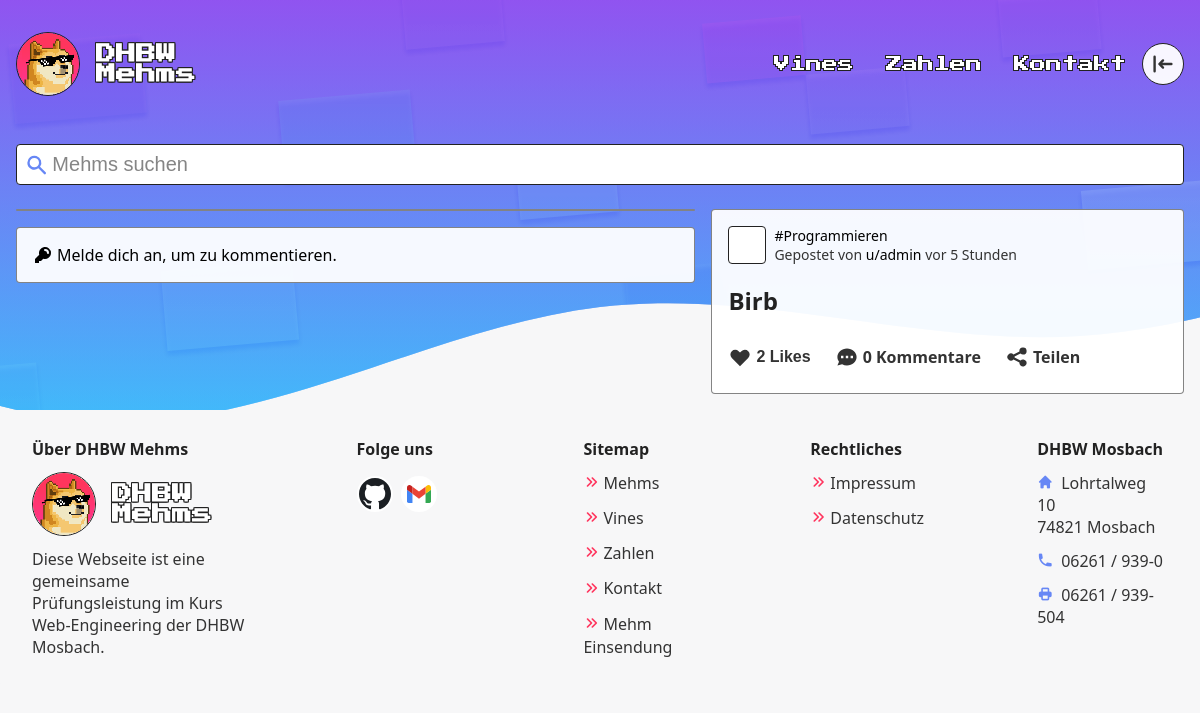
Before: /php/mehm.php?id=1 with the older database file.
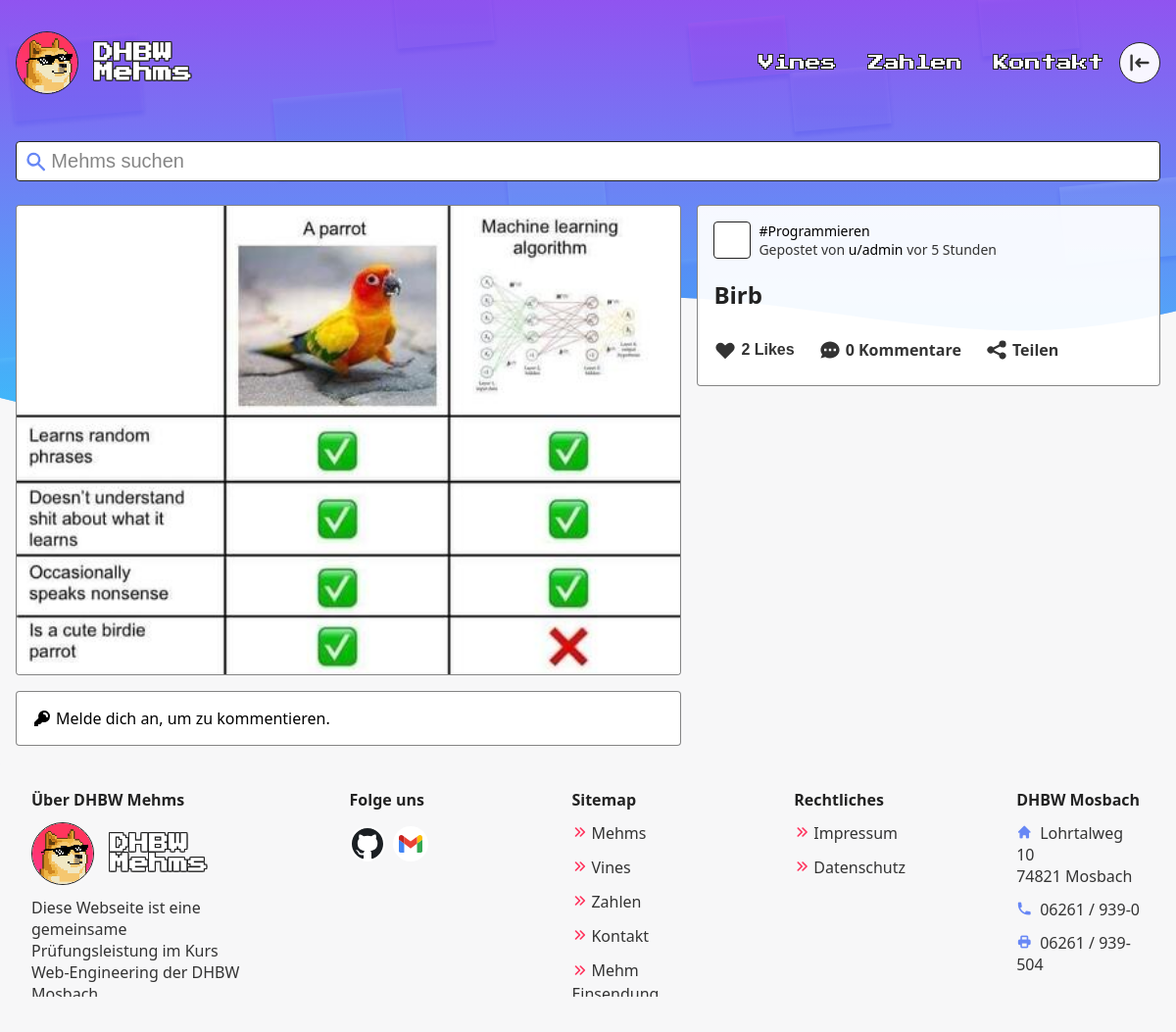
After: the same page with the newer database file.
### tables this page shows
CREATE TABLE likes
(
    MehmID integer,
    UserID integer,
    PRIMARY KEY (MehmID, UserID),
    FOREIGN KEY (MehmID) REFERENCES mehms (ID) ON DELETE CASCADE,
    FOREIGN KEY (UserID) REFERENCES users (ID) ON DELETE CASCADE
);

CREATE TABLE users
(
    ID       integer PRIMARY KEY AUTO_INCREMENT,
    Name     text UNIQUE NOT NULL,
    Password text        NOT NULL,
    Type     text        NOT NULL
);

CREATE TABLE mehms
(
    ID          integer PRIMARY KEY AUTO_INCREMENT,
    UserID      integer NOT NULL,
    Path        text    NOT NULL UNIQUE,
    Title       text    NOT NULL,
    Type        text,
    Description text,
    Visible     boolean DEFAULT FALSE,
    VisibleOn   timestamp,
    FOREIGN KEY (UserID) REFERENCES Users (ID) ON DELETE CASCADE
);

### php/scripts/database.php (called while the page is built, shortened)
<?php
class Database {
  public PDO $database;
  public function connectToDatabase(string $ROOT) {
    $mysql_host = "localhost";
    $mysql_database = "main";
    $mysql_user = "root";
    $mysql_password = "";
    try {
      $this->database = new PDO("mysql:host=$mysql_host;dbname=$mysql_database", $mysql_user, $mysql_password);
    } catch (PDOException $exception) {
      $this->setupDatabase($ROOT, new PDO("mysql:host=$mysql_host;dbname=", $mysql_user, $mysql_password));
      $this->database = new PDO("mysql:host=$mysql_host;dbname=$mysql_database", $mysql_user, $mysql_password);
    }
  }
  public function getMehm(int $id, bool $admin): array {
    $query = 'SELECT *, count(l.MehmID) AS likeCount, mehms.Type AS Type, mehms.ID AS ID, mehms.UserID as UID
      FROM mehms
      LEFT JOIN users u ON mehms.UserID = u.ID
      LEFT JOIN likes l ON mehms.ID = l.MehmID
      WHERE mehms.ID =' . $id;
    if (!$admin) {
      $query .= ' AND Visible = TRUE';
    }
    try {
      $result = $this->database->query($query)->fetchAll();
      return $result[0];
    } catch (PDOException $e) {
      return [];
    }
  }
  public function getComments(int $id): array {
    $query = 'SELECT u.Name AS Name, Comment, u.ID as UID, Timestamp, comments.ID as ID
            FROM comments
            LEFT JOIN users u ON comments.UserID = u.ID
            WHERE MehmID = ' . $id . '
            ORDER BY Timestamp DESC';
    try {
      return $this->database->query($query)->fetchAll();
    } catch (PDOException $e) {
      return [];
    }
  }
}

### php/mehm.php (the view, shortened to what this page needs)
<!DOCTYPE html>
<html lang="de">
<head>
  <link rel="stylesheet" href="../css/toolbar.css">
  <link rel="stylesheet" href="../css/mehm.css">
  <?php include("includes/meta.php"); ?>
</head>
<body>
  <?php
  require_once 'scripts/database.php';
  $db = new Database();
  function timeElapsedString(string $datetime, int $level = 1): string {
    $now = new DateTime;
    $ago = new DateTime($datetime);
    $diff = $now->diff($ago);
    $diff->w = floor($diff->d / 7);
    $diff->d -= $diff->w * 7;
    $string = array(
      'y' => ["Jahr", "Jahren"],
      'm' => ["Monat", "Monaten"],
      'w' => ["Woche", "Wochen"],
      'd' => ["Tag", "Tagen"],
      'h' => ["Stunde", "Stunden"],
      'i' => ["Minute", "Minuten"],
      's' => ["Sekunde", "Sekunden"],
    );
    foreach ($string as $k => &$v) {
      if ($diff->$k) {
        $v = $diff->$k . ' ' . ($diff->$k > 1 ? $v[1] : $v[0]);
      } else {
        unset($string[$k]);
      }
    }
    $string = array_slice($string, 0, $level);
    return $string ? 'vor ' . implode(', ', $string) : 'gerade eben';
  }
  $id = $_GET["id"] ?? "";
  $isAdmin = isset($_SESSION) && $_SESSION["usertype"] == 1;
  $mehm = $db->getMehm($id, $isAdmin);
  $comments = $db->getComments($id);
  $commentCount = count($comments);
  include("includes/header.php");
  $isLogedin = isset($_SESSION["loggedIn"]) && $_SESSION['loggedIn'] === true;
  $isAdmin = $isLogedin && $_SESSION["usertype"] == 1;
  $isPrivileged = $isLogedin && $_SESSION['id'] == $mehm['UID'] || $isAdmin;
  ?>
  <main class="container">
    <form id="query" name="query" action="." method="GET" class="toolbar">
      <?php include("includes/toolbar/search-box.php"); ?>
    </form>
    <div class="content">
      <div class="main">
        <div class="paperlike mehm">
          <img src="<?php echo "../assets/mehms/" . $mehm["Path"] ?>" alt="<?php echo $mehm["Description"] ?>">
        </div>
        <div class="paperlike comments" id="comments">
          <?php if ($isLogedin) {
            echo '<form class="write-comment" id="comment">
            <label for="message">
            <svg xmlns="http://www.w3.org/2000/svg" viewBox="0 0 20 20" fill="currentColor">
              <path fill-rule="evenodd" d="M18 10c0 3.866-3.582 7-8 7a8.841 8.841 0 01-4.083-.98L2 17l1.338-3.123C2.493 12.767 2 11.434 2 10c0-3.866 3.582-7 8-7s8 3.134 8 7zM7 9H5v2h2V9zm8 0h-2v2h2V9zM9 9h2v2H9V9z" clip-rule="evenodd" />
            </svg>
            <span>Kommentiere als <a class="underline" href="mehms?search=u/' . $_SESSION["username"] . '">' . $_SESSION["username"] . '</a></span>
            </label>
            <textarea id="message" placeholder="LOL!" required></textarea>
            <button id="' . $mehm['ID'] . '-' . $_SESSION['id'] . '">Kommentieren</button>
            </form>';
          } else {
            echo '<a class="underline icon-text" href="./login">
            <svg xmlns="http://www.w3.org/2000/svg" class="icon-sm" viewBox="0 0 20 20" fill="currentColor">
              <path fill-rule="evenodd" d="M18 8a6 6 0 01-7.743 5.743L10 14l-1 1-1 1H6v2H2v-4l4.257-4.257A6 6 0 1118 8zm-6-4a1 1 0 100 2 2 2 0 012 2 1 1 0 102 0 4 4 0 00-4-4z" clip-rule="evenodd" />
            </svg>
            Melde dich an, um zu kommentieren.
            </a>';
          }
          ?>
        </div>
      </div>
      <aside class="paperlike meta">
        <div class="posted">
          <div class="profile-picture">
            <svg height="36" data-jdenticon-value="<?php echo $mehm["Name"] ?>"></svg>
          </div>
          <div class="posted-text">
            <p><?php echo '<a class="underline" href="mehms?filter=' . $mehm["Type"] . '">#' . $mehm["Type"] . '</a>' ?>
              <br> Gepostet
              von <?php echo '<a class="underline" href="mehms?search=u%2F' . $mehm["Name"] . '">u/' . $mehm["Name"] . "</a> " . timeElapsedString($mehm["VisibleOn"]) ?>
            </p>
          </div>
        </div>
        <h1 id="title" <?php if ($isPrivileged) echo 'class="editable" contenteditable="true"' ?>><?php echo htmlspecialchars($mehm["Title"]) ?></h1>
        <div class="flex">
          <button class="meta-icon icon-text" id="like" <?php echo ($isLogedin) ? '' : ' style="cursor: not-allowed;"' ?>>
            <?php
            $beat = '';
            $sess = '';
            echo '<svg xmlns="http://www.w3.org/2000/svg" class="icon-md' . $beat . '" id="a' . $mehm['ID'] . 'a' . $sess . '" viewBox="0 0 20 20" fill="currentColor">
              <path fill-rule="evenodd" d="M3.172 5.172a4 4 0 015.656 0L10 6.343l1.172-1.171a4 4 0 115.656 5.656L10 17.657l-6.828-6.829a4 4 0 010-5.656z" clip-rule="evenodd" />
              </svg>' ?>
            <?php echo $mehm['likeCount'] ?> Like<?php if ($mehm['likeCount'] != 1) echo "s"; ?>
          </button>
          <a class="meta-icon icon-text" href="#comments">
            <?php echo $commentCount ?> Kommentar<?php if ($commentCount != 1) echo "e"; ?>
          </a>
          <span class="meta-icon icon-text" onclick="copyURL()">
            <svg xmlns="http://www.w3.org/2000/svg" id="share-button" class="icon-md" viewBox="0 0 20 20" fill="currentColor">
              <path d="M15 8a3 3 0 10-2.977-2.63l-4.94 2.47a3 3 0 100 4.319l4.94 2.47a3 3 0 10.895-1.789l-4.94-2.47a3.027 3.027 0 000-.74l4.94-2.47C13.456 7.68 14.19 8 15 8z" />
            </svg>
            Teilen
          </span>
        </div>
      </aside>
    </div>
  </main>
  <?php include("includes/footer.php"); ?>
</body>
</html>

### php/includes/meta.php (shortened to what this page needs)
<?php $ROOT = isset($ROOT) ? $ROOT : '' ?>
<link rel="stylesheet" href="<?php echo $ROOT ?>../css/global.css">

### php/includes/header.php (shortened to what this page needs)
<div id="header-wrapper">
  <header class="container">
    <div>
      <a href="<?php echo $ROOT ?>../" class="logo">
        <img src='<?php echo $ROOT ?>../assets/logo.png' alt='Dogo the Logo' height='62'>
        <div>
          <div>DHBW</div>
          <div>Mehms</div>
        </div>
      </a>
      <div class="flex">
        <nav>
          <a href="<?php echo $ROOT ?>vines">Vines</a>
          <a href="<?php echo $ROOT ?>zahlen">Zahlen</a>
          <a href="<?php echo $ROOT ?>kontakt">Kontakt</a>
        </nav>
        <a class="box user <?php if (isset($_SESSION["loggedIn"]) && $_SESSION["loggedIn"]) echo 'logedin' ?>" href="<?php echo $ROOT ?>login">
        </a>
      </div>
    </div>
  </header>
</div>
<div class="header-spacer"></div>

### php/includes/toolbar/search-box.php
<?php $search = $_GET["search"] ?? ""; ?>
<div class="search-box">
  <svg xmlns="http://www.w3.org/2000/svg" class="i-search" viewBox="0 0 20 20" fill="currentColor">
    <path fill-rule="evenodd" d="M8 4a4 4 0 100 8 4 4 0 000-8zM2 8a6 6 0 1110.89 3.476l4.817 4.817a1 1 0 01-1.414 1.414l-4.816-4.816A6 6 0 012 8z" clip-rule="evenodd" />
  </svg>
  <input name="search" type="text" spellcheck="false" autocomplete="off" placeholder="Mehms suchen" value="<?php echo $search ?>">
</div>

### php/includes/footer.php
<footer class="container">
  <div class="container">
    <div>
      <section class="about">
        <p><strong>Über DHBW Mehms</strong></p>
        <div class="logo">
          <img src="<?php echo $ROOT ?>../assets/logo.png" alt="Dogo the Logo" height="62">
          <div>
            <div>DHBW</div>
            <div>Mehms</div>
          </div>
        </div>
        <p>Diese Webseite ist eine gemeinsame Prüfungsleistung im Kurs Web-Engineering der DHBW Mosbach.</p>
      </section>
      <section>
        <p><strong>Folge uns</strong></p>
        <div class="social-icons">
          <a href="https://github.com/xSuffix/dhbw-mehms-2" target="_blank" rel="noopener">
            <img src="<?php echo $ROOT ?>../assets/icons/github.svg" alt="GitHub" width="32">
          </a>
          <a href="mailto:mehms4DHBW@gmail.com">
            <img src="<?php echo $ROOT ?>../assets/icons/gmail.svg" alt="Mail" width="24">
          </a>
        </div>
      </section>
      <section class="sitemap">
        <p><strong>Sitemap</strong></p>
        <p><a href="<?php echo $ROOT ?>mehms">Mehms</a></p>
        <p><a href="<?php echo $ROOT ?>vines">Vines</a></p>
        <p><a href="<?php echo $ROOT ?>zahlen">Zahlen</a></p>
        <p><a href="<?php echo $ROOT ?>kontakt">Kontakt</a></p>
        <p><a href="<?php echo $ROOT ?>mehm-einsendung">Mehm Einsendung</a></p>
      </section>
      <section class="sitemap">
        <p><strong>Rechtliches</strong></p>
        <p><a href="<?php echo $ROOT ?>impressum">Impressum</a></p>
        <p><a href="<?php echo $ROOT ?>datenschutz">Datenschutz</a></p>
      </section>
      <section>
        <p><strong>DHBW Mosbach</strong></p>
        <p><a href="https://goo.gl/maps/TvTZgwM64HwZpfdLA" target="_blank" rel="noopener"><span class="h-icon i-home"></span>Lohrtalweg 10<br>74821 Mosbach</a></p>
        <p><a href="tel:+4962619390"><span class="h-icon i-phone"></span>06261 / 939-0</a></p>
        <p><a href="fax:+4962619390"><span class="h-icon i-printer"></span>06261 / 939-504</a></p>
      </section>
    </div>
  </div>
</footer>

### css/toolbar.css (style rules this page uses)
.toolbar { position: sticky; top: 0; z-index: 8; padding: 8px 0; margin-bottom: 1rem; transition: top 0.2s; display: flex; flex: 8 1 300px; gap: 0.75rem; flex-wrap: wrap; }
.search-box { background: var(--color-bg2); border: 1px solid var(--color-border); padding: 4px 8px; display: flex; align-items: center; border-radius: 4px; flex: inherit; }
.search-box .i-search { height: 24px; color: var(--color-primary); }
.search-box input { width: 100%; }
.search-box input { outline: 0; border: 0; color: var(--color-p); font-size: 1.25rem; background: transparent; width: 100%; padding: 4px; }
.search-box input::placeholder { color: var(--color-p-a); }
@media (min-width: 720px) { .toolbar { top: 8px; padding: 0 0 8px 0; } }

### css/mehm.css (style rules this page uses)
main .content { display: flex; flex-direction: column-reverse; gap: 1rem; background: var(--color-bg2-a); border: 1px solid var(--color-p-a); border-radius: 4px; padding: 1rem; }
main .paperlike { border-radius: 4px; }
main .paperlike.mehm { display: flex; justify-content: center; }
main .main { flex: 1 1 60%; display: flex; flex-direction: column; }
main .main img { padding: 0; overflow: hidden; width: 100%; object-fit: contain; max-width: 100%; max-height: 768px; border-radius: 4px; display: block; user-select: none; }
main .comments { margin-top: 1rem; padding: 1rem; display: flex; flex-direction: column; gap: 1rem; }
main .meta { flex: 0 2 40%; }
main .posted { display: flex; }
main .posted-text { display: flex; align-items: center; font-size: 0.875rem; }
main .posted-text p { margin: 0; }
main .profile-picture { display: flex; justify-content: center; align-items: center; background: #fff; width: 36px; min-width: 36px; height: 36px; border: 1px solid var(--color-border); border-radius: 4px; overflow: hidden; margin-right: 8px; }
main h1 { word-break: break-all; }
main .meta .flex { gap: 0 0.5rem; flex-wrap: wrap; margin-left: -0.5rem; }
main .icon-text { display: flex; align-items: center; gap: 4px; cursor: pointer; }
main .meta-icon { padding: 8px; font-weight: 600; font-size: 1rem; }
main button.meta-icon { background: transparent; border: none; color: var(--color-p); }
@media (min-width: 960px) { main .content { flex-direction: row; background: none; border: none; padding: 0; align-items: flex-start; } }
@media (min-width: 960px) { main .paperlike { background: var(--color-bg2-a); border: 1px solid var(--color-p-a); } }
@media (min-width: 960px) { main .meta { padding: 1rem; position: sticky; top: 56px; transition: top 0.2s; } }

### php/mehm.php (style rules this page uses)
:root { --banner-top: #b167eb; --banner-bottom: #4bd8f6; }

Changed rows visible on the page:
changed through a linked row, likes "Birb": MehmID.Path: picture added
